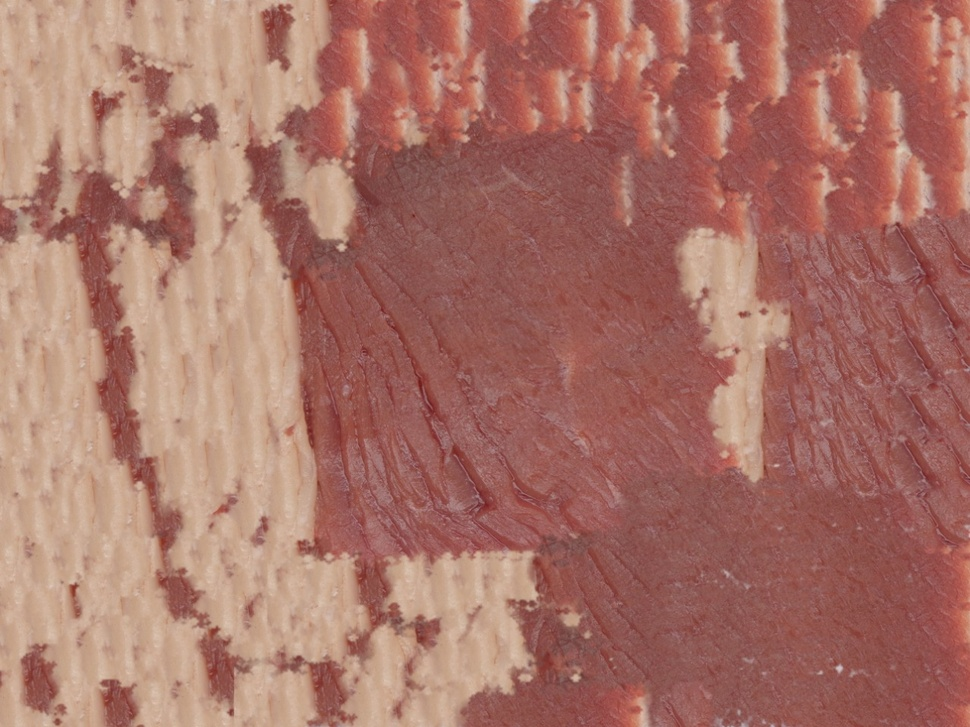
#> input picture ClasificadorSegmentacionCarne/carne.jpeg, 970 x 727 px, shrunk from 1280 x 960 before the run, found by its file name
$ jupyter execute --allow-errors Clasificacion_color_plato.ipynb
#> lines starting #> are read from the running program, lines starting #| are printed output that depends on the picture; pictures that were not available may be replaced by others from this repository, and a replacement may not be noted
[cell 1]
import matplotlib.pyplot as plt
import matplotlib.image as mpimg
from mpl_toolkits.mplot3d import Axes3D
import numpy as np
import cv2

carne = cv2.imread('carne.jpeg')
#> carne is the input picture: shape (727, 970, 3); mean B, G, R 103.7, 114.9, 167.9
plato = cv2.imread('plato.jpeg')
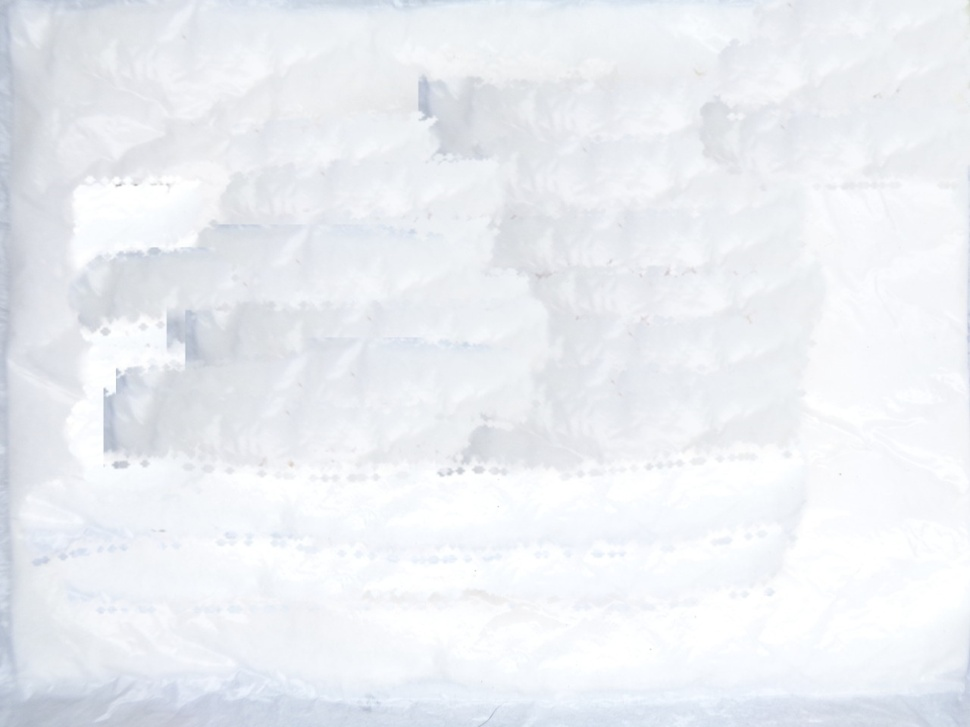
#> input picture ClasificadorSegmentacionCarne/fondo.jpeg, 970 x 727 px, shrunk from 1280 x 960 before the run, given in place of plato.jpeg, which was not available
#> plato is the input picture: shape (727, 970, 3); mean B, G, R 243.4, 238.7, 235.9

plt.figure()
plt.subplot(1,2,1)
plt.imshow(cv2.cvtColor(carne, cv2.COLOR_BGR2RGB))
plt.subplot(1,2,2)
plt.imshow(cv2.cvtColor(plato, cv2.COLOR_BGR2RGB))
plt.show()
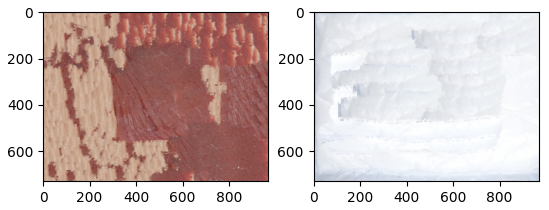
#> figure drawn by matplotlib, 2 panels

[cell 2]
carne_hsv = cv2.cvtColor(carne, cv2.COLOR_BGR2HSV)
#> carne_hsv: shape (727, 970, 3); mean H, S, V 7.6, 100.3, 167.9
plato_hsv = cv2.cvtColor(plato, cv2.COLOR_BGR2HSV)
#> plato_hsv: shape (727, 970, 3); mean H, S, V 105.5, 7.9, 243.4
carne_rgb = cv2.cvtColor(carne, cv2.COLOR_BGR2RGB)
plato_rgb = cv2.cvtColor(plato, cv2.COLOR_BGR2RGB)

nrows,ncols,nch = carne_hsv.shape
#> nrows = 727; ncols = 970; nch = 3
Xhsv_carne = np.reshape(carne_hsv,(nrows*ncols,3))
Xrgb_carne = np.reshape(carne_rgb,(nrows*ncols,3))

nrows,ncols,nch = plato_hsv.shape
Xhsv_plato = np.reshape(plato_hsv,(nrows*ncols,3))
Xrgb_plato = np.reshape(plato_rgb,(nrows*ncols,3))

[cell 3]
idx = np.random.permutation(len(Xhsv_carne))[:200]
#> idx = 200 values, max 697454 at index 198, min 508 at index 136, mean 370099.2
fig = plt.figure()
#> (the rest of this cell did not finish here and is left out)

[cell 4]
idx = np.random.permutation(len(Xhsv_plato))[:200]
#> idx = 200 values, max 704749 at index 116, min 1427 at index 3, mean 357895.1
fig = plt.figure()
#> (the rest of this cell did not finish here and is left out)

[cell 5]
from sklearn.neural_network import MLPClassifier

[cell 6]
X = np.concatenate((Xhsv_carne,Xhsv_plato))
Ycarne = np.ones(len(Xhsv_carne))
Yplato = np.zeros(len(Xhsv_plato))
Y = np.concatenate((Ycarne,Yplato))
idx = np.random.permutation(len(Xhsv_plato))[:1000]
#> idx = 1000 values, max 704132 at index 21, min 219 at index 194, mean 353209.9
X = X[idx,:]
#> X = 1000 rows, first 8: [7, 75, 183], [11, 78, 194], [2, 113, 153], [13, 67, 207], [3, 110, 144], [3, 131, 152], [12, 63, 210], [3, 119, 152]
Y = Y[idx]
#> Y = 1000 values from 1 to 1
print('X',X.shape)
#| X (1000, 3)
print('Y',Y.shape)
#| Y (1000,)

[cell 7]
model = MLPClassifier()
model.fit(X,Y)

[cell 8]
prueba = cv2.imread('prueba.jpeg')
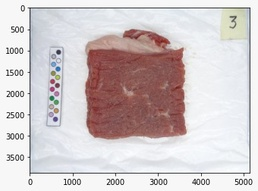
#> input picture ClasificadorSegmentacionCarne/prueba1.jpeg, 258 x 191 px, shrunk from 340 x 252 before the run, given in place of prueba.jpeg, which was not available
#> prueba is the input picture: shape (191, 258, 3); mean B, G, R 202.3, 201.1, 210.3

plt.figure()
plt.subplot(1,2,1)
plt.imshow(cv2.cvtColor(prueba, cv2.COLOR_BGR2RGB))
plt.show()

[cell 9]
prueba_hsv = cv2.cvtColor(prueba, cv2.COLOR_BGR2HSV)
#> prueba_hsv: shape (191, 258, 3); mean H, S, V 64.1, 25.6, 214.2

nrows,ncols,nch = prueba_hsv.shape
#> nrows = 191; ncols = 258
Xhsv_prueba = np.reshape(prueba_hsv,(nrows*ncols,3))

[cell 10]
L = model.predict(Xhsv_prueba)
print('nrows',nrows,'ncols',ncols,'len(L)',len(L))
#| nrows 191 ncols 258 len(L) 49278
Limage = np.reshape(L,(nrows,ncols))
#> Limage: shape (191, 258) float64; every value is 1

plt.figure()
plt.subplot(1,2,1)
plt.imshow(cv2.cvtColor(prueba, cv2.COLOR_BGR2RGB))
plt.subplot(1,2,2)
plt.imshow(Limage,cmap='gray')
plt.show()
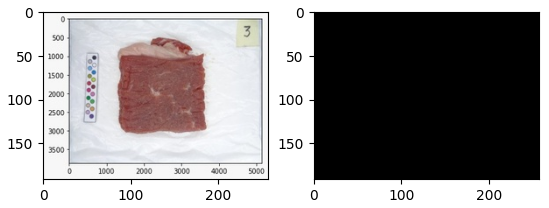
#> figure drawn by matplotlib, 2 panels
